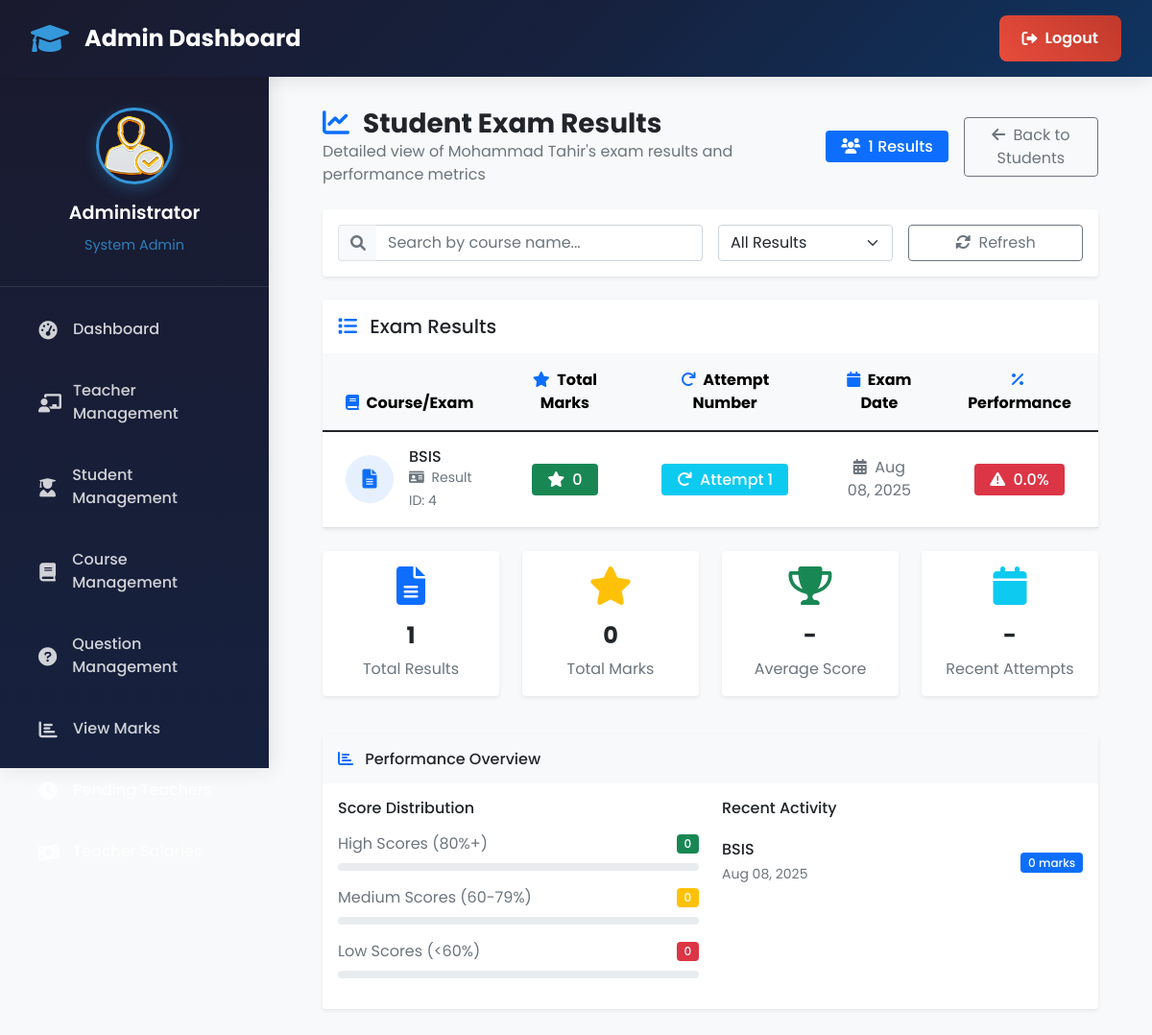
The page /admin-view-student-marks/4 (signed in) on the database as committed earlier.
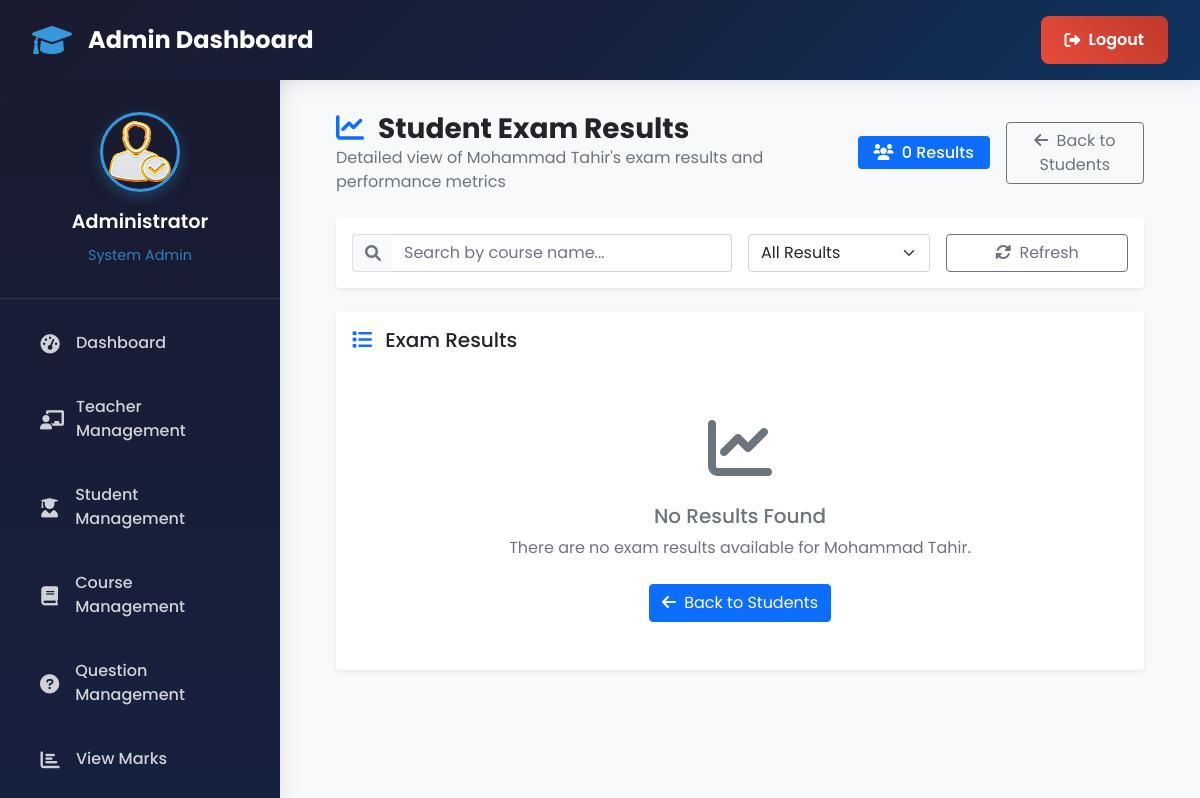
The same page on the database as committed later.
### exam/models.py (models this page shows)
class Result(models.Model):
    student = models.ForeignKey(Student,on_delete=models.CASCADE)
    exam = models.ForeignKey(Course,on_delete=models.CASCADE)
    marks = models.PositiveIntegerField()
    date = models.DateTimeField(auto_now=True)

class Course(models.Model):
   course_name = models.CharField(max_length=50)
   question_number = models.PositiveIntegerField()
   total_marks = models.PositiveIntegerField()
   def __str__(self):
        return self.course_name

### student/models.py (models this page shows, shortened)
class Student(models.Model):
    user=models.OneToOneField(User,on_delete=models.CASCADE)
    profile_pic= models.ImageField(upload_to='profile_pic/Student/',null=True,blank=True)
    address = models.CharField(max_length=40)
    mobile = models.CharField(max_length=20,null=False)
    @property
    def get_name(self):
        return self.user.first_name+" "+self.user.last_name

### exam/views.py (the view)
# urls.py: path('admin-view-student-marks/<int:pk>', views.admin_view_student_marks_detail_view,name='admin-view-student-marks-detail'),
@login_required(login_url='adminlogin')
def admin_view_student_marks_detail_view(request, pk):
    try:
        student = SMODEL.Student.objects.get(id=pk)
        results = models.Result.objects.filter(student=student)
        return render(request,'exam/admin_check_marks.html',{'results':results, 'student':student})
    except SMODEL.Student.DoesNotExist:
        messages.error(request, f'Student with ID {pk} does not exist.')
        return HttpResponseRedirect('/admin-view-student-marks')

### templates/exam/admin_check_marks.html (shortened to what the changed rows need)
{% extends 'exam/adminbase.html' %}
{% block content %}
{%load static%}
<div class="container-fluid px-4">
  <div class="row">
    <div class="col-12">
      <div class="d-flex justify-content-between align-items-center mb-4">
        <div>
          <h2 class="h3 mb-0 text-dark fw-bold">
            <i class="fas fa-chart-line text-primary me-2"></i>
            {% if student %}Student Exam Results{% else %}Exam Results Analysis{% endif %}
          </h2>
          <p class="text-muted mb-0">
            {% if student %}
              Detailed view of {{ student.get_name }}'s exam results and performance metrics
            {% else %}
              Detailed view of exam results and performance metrics
            {% endif %}
          </p>
        </div>
        <div class="d-flex align-items-center">
          <span class="badge bg-primary fs-6 px-3 py-2 me-3">
            <i class="fas fa-users me-1"></i>
            {{ results|length }} Results
          </span>
          {% if student %}
            <a href="{% url 'admin-view-student-marks' %}" class="btn btn-outline-secondary">
              <i class="fas fa-arrow-left me-1"></i>
              Back to Students
            </a>
          {% else %}
            <a href="{% url 'admin-view-marks' %}" class="btn btn-outline-secondary">
              <i class="fas fa-arrow-left me-1"></i>
              Back to Exams
            </a>
          {% endif %}
        </div>
      </div>
      <div class="card border-0 shadow-sm">
        <div class="card-body p-0">
          {% if results %}
          <div class="table-responsive">
            <table class="table table-hover mb-0" id="resultsTable">
              <thead class="table-light">
                <tr>
                  <th class="border-0 py-3 px-4">
                    <i class="fas fa-book me-1 text-primary"></i>
                    Course/Exam
                  </th>
                  <th class="border-0 py-3 px-4 text-center">
                    <i class="fas fa-star me-1 text-primary"></i>
                    Total Marks
                  </th>
                  <th class="border-0 py-3 px-4 text-center">
                    <i class="fas fa-redo me-1 text-primary"></i>
                    Attempt Number
                  </th>
                  <th class="border-0 py-3 px-4 text-center">
                    <i class="fas fa-calendar me-1 text-primary"></i>
                    Exam Date
                  </th>
                  <th class="border-0 py-3 px-4 text-center">
                    <i class="fas fa-percentage me-1 text-primary"></i>
                    Performance
                  </th>
                </tr>
              </thead>
              <tbody>
                {% for t in results %}
                <tr class="align-middle">
                  <td class="px-4 py-3">
                    <div class="d-flex align-items-center">
                      <div class="flex-shrink-0">
                        <div class="bg-primary bg-opacity-10 rounded-circle d-flex align-items-center justify-content-center"
                             style="width: 50px; height: 50px;">
                          <i class="fas fa-file-alt text-primary fs-5"></i>
                        </div>
                      </div>
                      <div class="flex-grow-1 ms-3">
                        <h6 class="mb-0 fw-semibold text-dark">{{ t.exam }}</h6>
                        <small class="text-muted">
                          <i class="fas fa-id-card me-1"></i>
                          Result ID: {{ t.id }}
                        </small>
                      </div>
                    </div>
                  </td>
                  <td class="px-4 py-3 text-center">
                    <div class="d-flex align-items-center justify-content-center">
                      <span class="badge bg-success text-white fs-6 px-3 py-2">
                        <i class="fas fa-star me-1"></i>
                        {{ t.marks }}
                      </span>
                    </div>
                  </td>
                  <td class="px-4 py-3 text-center">
                    <div class="d-flex align-items-center justify-content-center">
                      <span class="badge bg-info text-white fs-6 px-3 py-2">
                        <i class="fas fa-redo me-1"></i>
                        Attempt {{ forloop.counter }}
                      </span>
                    </div>
                  </td>
                  <td class="px-4 py-3 text-center">
                    <div class="d-flex align-items-center justify-content-center">
                      <span class="text-muted fw-medium">
                        <i class="fas fa-calendar-alt me-1"></i>
                        {{ t.date|date:"M d, Y" }}
                      </span>
                    </div>
                  </td>
                  <td class="px-4 py-3 text-center">
                    <div class="d-flex align-items-center justify-content-center">
                      {% with percentage=t.marks|floatformat:1 %}
                        {% if percentage >= 80 %}
                        <span class="badge bg-success text-white fs-6 px-3 py-2">
                          <i class="fas fa-trophy me-1"></i>
                          {{ percentage }}%
                        </span>
                        {% elif percentage >= 60 %}
                        <span class="badge bg-warning text-dark fs-6 px-3 py-2">
                          <i class="fas fa-chart-line me-1"></i>
                          {{ percentage }}%
                        </span>
                        {% else %}
                        <span class="badge bg-danger text-white fs-6 px-3 py-2">
                          <i class="fas fa-exclamation-triangle me-1"></i>
                          {{ percentage }}%
                        </span>
                        {% endif %}
                      {% endwith %}
                    </div>
                  </td>
                </tr>
                {% endfor %}
              </tbody>
            </table>
          </div>
          {% else %}
          <div class="text-center py-5">
            <div class="mb-4">
              <i class="fas fa-chart-line text-muted" style="font-size: 4rem;"></i>
            </div>
            <h5 class="text-muted mb-2">No Results Found</h5>
            <p class="text-muted mb-4">
              {% if student %}
                There are no exam results available for {{ student.get_name }}.
              {% else %}
                There are no exam results available for this course.
              {% endif %}
            </p>
            {% if student %}
              <a href="{% url 'admin-view-student-marks' %}" class="btn btn-primary">
                <i class="fas fa-arrow-left me-1"></i>
                Back to Students
              </a>
            {% else %}
              <a href="{% url 'admin-view-marks' %}" class="btn btn-primary">
                <i class="fas fa-arrow-left me-1"></i>
                Back to Exams
              </a>
            {% endif %}
          </div>
          {% endif %}
        </div>
      </div>
      {% if results %}
      <div class="row mt-4">
        <div class="col-md-3 mb-3">
          <div class="card border-0 shadow-sm h-100">
            <div class="card-body text-center">
              <div class="mb-3">
                <i class="fas fa-file-alt text-primary" style="font-size: 2.5rem;"></i>
              </div>
              <h4 class="text-dark fw-bold">{{ results|length }}</h4>
              <p class="text-muted mb-0">Total Results</p>
            </div>
          </div>
        </div>
        <div class="col-md-3 mb-3">
          <div class="card border-0 shadow-sm h-100">
            <div class="card-body text-center">
              <div class="mb-3">
                <i class="fas fa-star text-warning" style="font-size: 2.5rem;"></i>
              </div>
              <h4 class="text-dark fw-bold">
                {% with total_marks=0 %}
                  {{ total_marks }}
                {% endwith %}
              </h4>
              <p class="text-muted mb-0">Total Marks</p>
            </div>
          </div>
        </div>
        <div class="col-md-3 mb-3">
          <div class="card border-0 shadow-sm h-100">
            <div class="card-body text-center">
              <div class="mb-3">
                <i class="fas fa-trophy text-success" style="font-size: 2.5rem;"></i>
              </div>
              <h4 class="text-dark fw-bold" id="avgScore">-</h4>
              <p class="text-muted mb-0">Average Score</p>
            </div>
          </div>
        </div>
        <div class="col-md-3 mb-3">
          <div class="card border-0 shadow-sm h-100">
            <div class="card-body text-center">
              <div class="mb-3">
                <i class="fas fa-calendar text-info" style="font-size: 2.5rem;"></i>
              </div>
              <h4 class="text-dark fw-bold" id="recentAttempts">-</h4>
              <p class="text-muted mb-0">Recent Attempts</p>
            </div>
          </div>
        </div>
      </div>
      <div class="card border-0 shadow-sm mt-4">
        <div class="card-header bg-light border-0 py-3">
          <h6 class="mb-0 text-dark fw-semibold">
            <i class="fas fa-chart-bar me-2 text-primary"></i>
            Performance Overview
          </h6>
        </div>
        <div class="card-body">
          <div class="row">
            <div class="col-md-6">
              <h6 class="text-dark fw-semibold mb-3">Score Distribution</h6>
              <div class="mb-3">
                <div class="d-flex justify-content-between align-items-center mb-2">
                  <span class="text-muted">High Scores (80%+)</span>
                  <span class="badge bg-success" id="highScores">0</span>
                </div>
                <div class="progress" style="height: 8px;">
                </div>
              </div>
              <div class="mb-3">
                <div class="d-flex justify-content-between align-items-center mb-2">
                  <span class="text-muted">Medium Scores (60-79%)</span>
                  <span class="badge bg-warning" id="mediumScores">0</span>
                </div>
                <div class="progress" style="height: 8px;">
                </div>
              </div>
              <div class="mb-3">
                <div class="d-flex justify-content-between align-items-center mb-2">
                  <span class="text-muted">Low Scores (<60%)</span>
                  <span class="badge bg-danger" id="lowScores">0</span>
                </div>
                <div class="progress" style="height: 8px;">
                </div>
              </div>
            </div>
            <div class="col-md-6">
              <h6 class="text-dark fw-semibold mb-3">Recent Activity</h6>
              <div class="list-group list-group-flush">
                {% for result in results|slice:":5" %}
                <div class="list-group-item border-0 px-0">
                  <div class="d-flex justify-content-between align-items-center">
                    <div>
                      <h6 class="mb-1 fw-semibold">{{ result.exam }}</h6>
                      <small class="text-muted">{{ result.date|date:"M d, Y" }}</small>
                    </div>
                    <span class="badge bg-primary">{{ result.marks }} marks</span>
                  </div>
                </div>
                {% endfor %}
              </div>
            </div>
          </div>
        </div>
      </div>
      {% endif %}
    </div>
  </div>
</div>
{% endblock content %}

Rows that differ between the two databases and show on the page:
removed Result: exam "BSIS", id "4", marks "0", date "Aug 08, 2025", t "0.0"
shown differently, row unchanged: Student "Mohammad Tahir": get_name (not shown) → "Mohammad Tahir"
Other text that changed with them:
{{ results|length }}: "1" → "0"
{{ results|length }}: "1" → (not shown)
{{ total_marks }}: "0" → (not shown)
text no longer shown: "Course/Exam Total Marks Attempt Number Exam Date Performance Total Results Total Marks - Average Score - Recent Attempts Performance Overview Score Distribution High Scores (80%+) 0 Medium Scores (60-79%) 0 Low Scores (<60%) 0 Recent Activity"
text now shown: "No Results Found There are no exam results available for . Back to Students"
